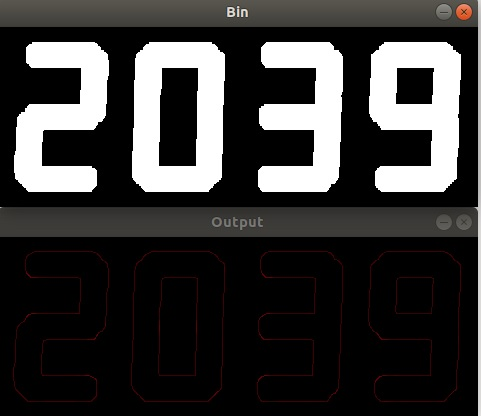
//> input picture LAM林建乐/3_week/process.jpg, 481 x 416 px
$ ./main process.jpg   (built with g++ and OpenCV 4)
//> lines starting //> are read from the running program, lines starting //| are printed output that depends on the picture; after the words box and inside, x2 and y2 are one past the last pixel; in counts of white or black regions, pixels touching at a corner belong together
#include <opencv2/imgproc.hpp>
#include <iostream>
#include <opencv2/highgui.hpp>
#include <opencv2/imgcodecs.hpp>

using namespace cv;
using namespace std;

Mat src, src_gray, src_bin, src_dil, src_HSV;
Mat dst, detected_edges;
Mat element;

const char* window_name = "Output";
int lowThreshold = 0;
const int ratio = 3;
const int kernel_size =3;

// [68 lines left out: functions cmp, empty, digtest, not called in this run]

int main(int argc, char** argv)
{
        CommandLineParser parser( argc, argv, "{@input | ./sim_samples/sim_sample1.jpg | input image}" );
        src = imread( parser.get<String>( "@input" ), IMREAD_COLOR );
//> src is the input picture: 416 rows x 481 cols, CV_8UC3; mean B, G, R 54.6, 55.1, 56.2
        if( src.empty() )
        {
                std::cout << "no input" << std::endl;
                return -1;
        }
        dst.create( src.size(), src.type() );
        int ind = 0;
        namedWindow (window_name, WINDOW_AUTOSIZE );
	cvtColor( src, src_HSV, COLOR_BGR2HSV );
//> src_HSV: 416 rows x 481 cols, CV_8UC3; mean H, S, V 13.1, 50.2, 56.3
	inRange(src_HSV, Scalar(0,134,157), Scalar(180,255,255), src_gray);
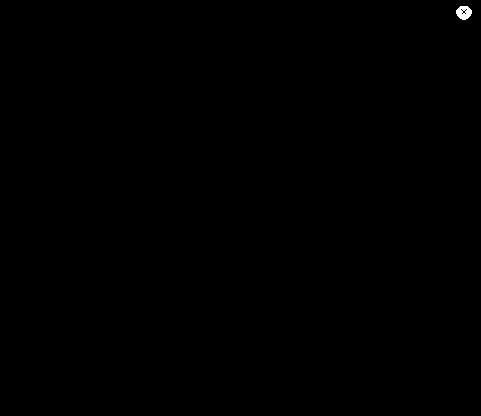
//> src_gray: 416 rows x 481 cols, CV_8UC1; 0.08% white; 1 white region, box (x1, y1, x2, y2) and area: (456, 6, 472, 20) 160
	threshold(src_gray, src_bin, 50, 255, THRESH_BINARY);
	element = getStructuringElement(MORPH_RECT, Size(15,15));
	dilate(src_bin, src_dil, element);
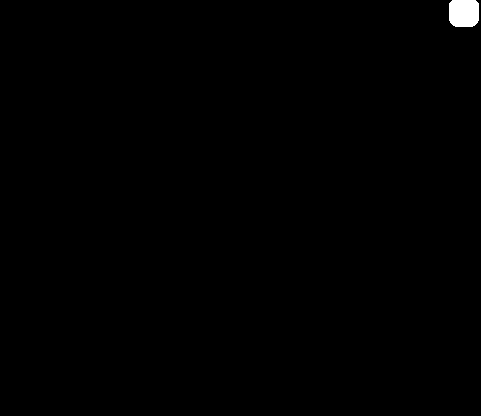
//> src_dil: 416 rows x 481 cols, CV_8UC1; 0.38% white; 1 white region, box (x1, y1, x2, y2) and area: (449, 0, 479, 27) 764
	blur( src_dil, detected_edges, Size(3,3) );
        imshow("Bin", src_dil);
	Canny( detected_edges, detected_edges, lowThreshold, lowThreshold*ratio, kernel_size );
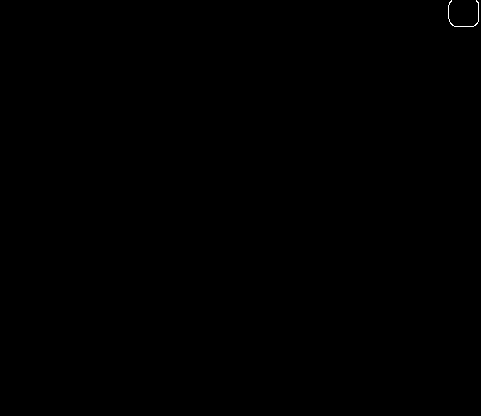
//> detected_edges: 416 rows x 481 cols, CV_8UC1; 0.04% white in thin lines or dots, all inside (x1, y1, x2, y2) = (448, 0, 479, 27)
	dst = Scalar::all(0);
        src.copyTo( dst,detected_edges);
	imshow(window_name, dst);

	vector<vector<Point>> contours;
	vector<Vec4i> hierarchy;
	findContours(detected_edges, contours, hierarchy, RETR_TREE, CHAIN_APPROX_SIMPLE);
//> contours = 1 contour, all with area under 20
	const size_t size = contours.size();
//> size = 1
	vector<Rect> num_location;
	int i;
	// [5 lines of commented-out code are left out]
	for(i = 0; i<contours.size(); i++)
	//i=0;
	//while(i == 3)
	{
		num_location.push_back(boundingRect(Mat(contours[i])));
		// [4 lines of commented-out code are left out]
	}
//> this loop made 1 pass
	//cout << "i=" << num_location.size() << endl;
	sort(num_location.begin(), num_location.end(), cmp);
	vector<Rect> tube;
	int tube_num=0;
	for(int i1 = 0; i1<num_location.size();)
	{
		Mat img = Mat(src_dil, num_location.at(i1));
		Mat imo_copy = img.clone();
		//cout << digtest(imo_copy);
		imshow("test", imo_copy);
		i1 = i1+2;
		//cout << i1 << endl;
		waitKey(0);
	}
//> this loop made 1 pass
//> pass 1, `Mat img = Mat(src_dil, num_location.at(i1));`:
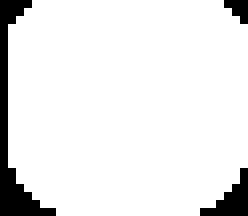
//> img: 27 rows x 31 cols, CV_8UC1 (shown 8 times larger); 91.3% white; 3 black regions (2 under 20 px), largest, box (x1, y1, x2, y2) and area: (0, 0, 7, 27) 50

	// [14 lines of commented-out code are left out]
        waitKey(0);
        return 0;
}
